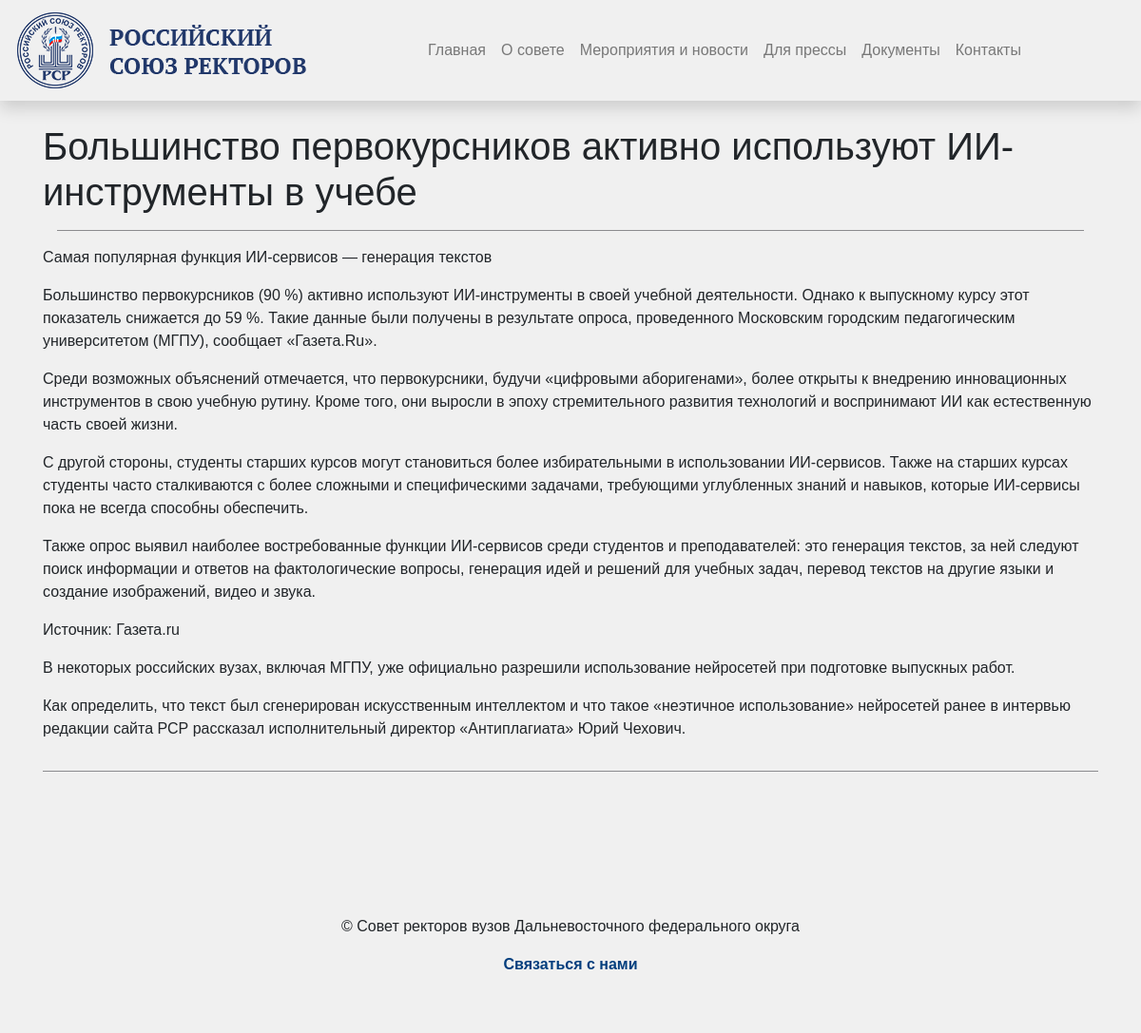
Page /photo/bolshinstvo-pervokursnikov-aktivno-ispolzuyut-ii-instrumenty-v-uchebe/ on the committed database.
### landing/models.py (models this page shows, shortened)
class BaseModel(models.Model):
    title = models.CharField(max_length=200, verbose_name='Заголовок')
    slug = models.SlugField(max_length=250, unique=True, verbose_name='Слаг(юрл)')
    image = models.ImageField(upload_to='images/', default='placeholder.jpg', verbose_name='Изображение')
    thumbnail = models.ImageField(upload_to='thumbnails/', default='placeholder/default_image.jpg', verbose_name='Миниатюра')
    tags = models.ManyToManyField('Tag', blank=True, verbose_name='Тэги')
    created_at = models.DateTimeField(auto_now_add=True, verbose_name='Дата создания')
    class Meta:
        abstract = True

class PhotoReport(BaseModel):
    text = models.TextField(verbose_name='Текст фоторепортажа')
    photos = models.ManyToManyField('Photo', related_name='report_photos', blank=True, verbose_name='Изображения')
    class Meta:
        verbose_name = 'Фоторепортаж'
        verbose_name_plural = 'Фоторепортажи'

### landing/views.py (the view)
# urls.py: path('photo/<slug:slug>/', views.photo_detail, name='photo_detail'),
def photo_detail(request, slug):
    report = get_object_or_404(PhotoReport, slug=slug)
    context = {'report': report}
    return render(request, 'details/photo_detail.html', context)

### templates/details/photo_detail.html (shortened to what this page needs)
{% extends "core/base.html" %}
{% block content %}
<main class="container mt-4">
    <div class="row">
        <div class="col-12">
            <h1>{{ report.title }}</h1>
            <div class="container mt-3">
                <div class="horizontal-bar mb-3"></div>
            </div>
            <div class="content text-left">
                <p>{{ report.text|linebreaks }}</p>
            </div>
        </div>
    </div>
    <div class="row">
        <div class="container mt-3">
            <div class="horizontal-bar mb-3"></div>
        </div>
    </div>
</main>
{% endblock %}

### static/styles.css (style rules this page uses)
body { font-family: 'Arial', sans-serif; }
.horizontal-bar { height: 1px; background-color: #31313685; }
.row { min-height: 100px; }
.bg-bright { background-color: #f0f0f0; }

### rows in the picture
PhotoReport: title "Большинство первокурсников активно используют ИИ-инструменты в учебе", text "Самая популярная функция ИИ-сервисов — генерация текстов Большинство первокурсников (90 %) активно используют ИИ-инструменты в своей учебной деятельности. Однако к выпускному курсу этот показатель снижается до 59 %. Такие данные были получены в результате опроса, проведенного Московским городским педагогическим университетом (МГПУ), сообщает «Газета.Ru». Среди возможных объяснений отмечается, что первокурсники, будучи «цифровыми аборигенами», более открыты к внедрению инновационных инструментов в свою учебную рутину. Кроме того, они выросли в эпоху стремительного развития технологий и воспринимают ИИ как естественную часть своей жизни. С другой стороны, студенты старших курсов могут…"
